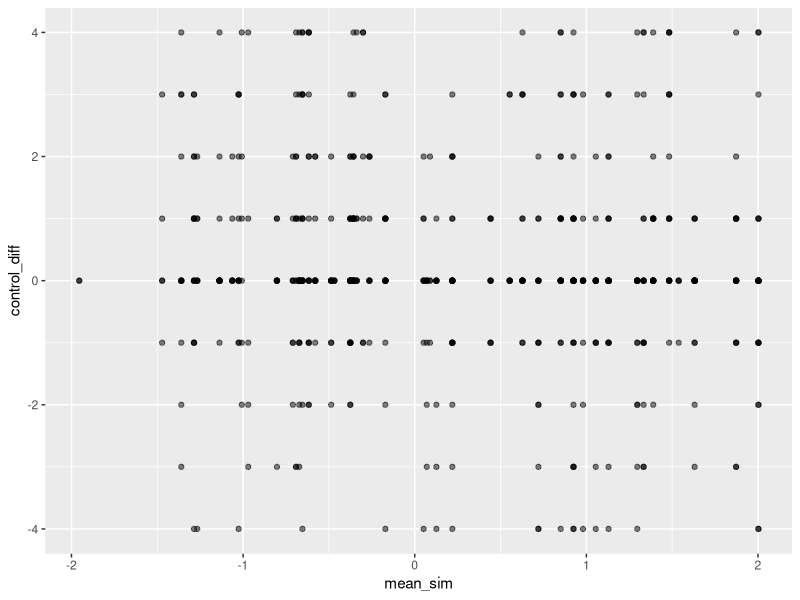
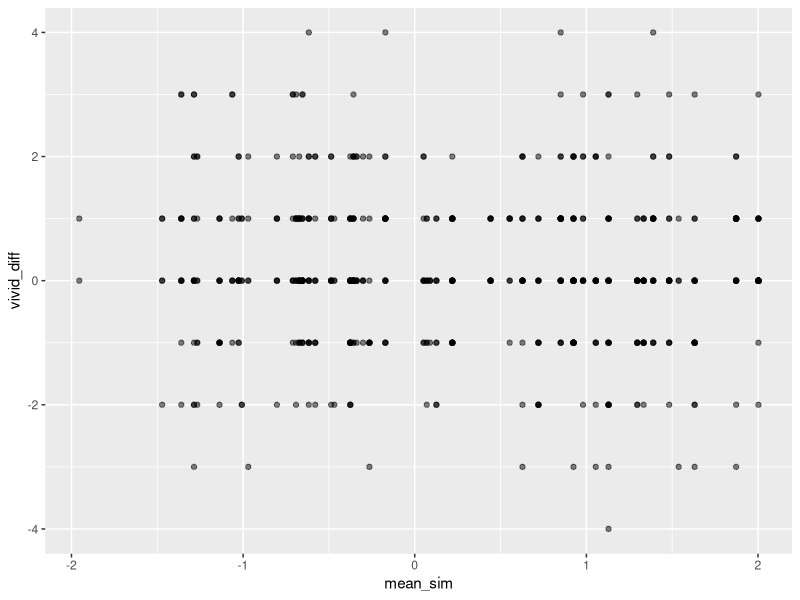
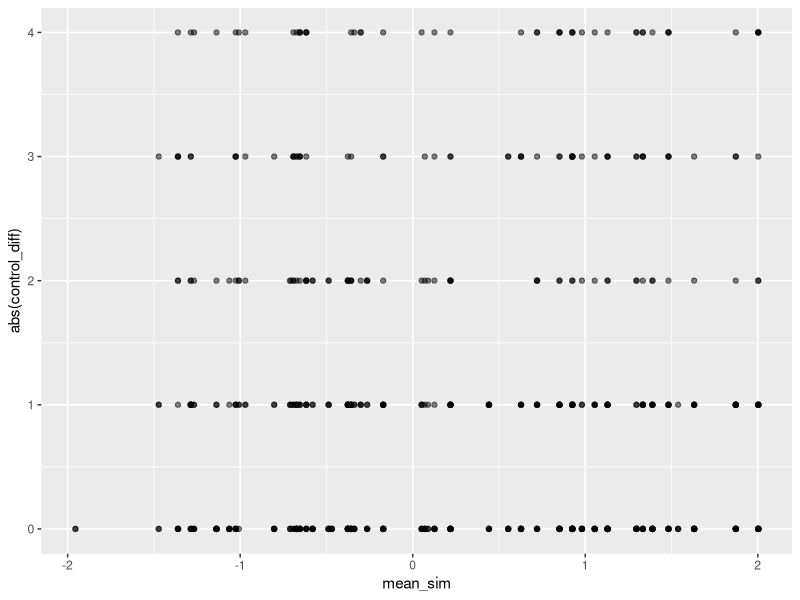
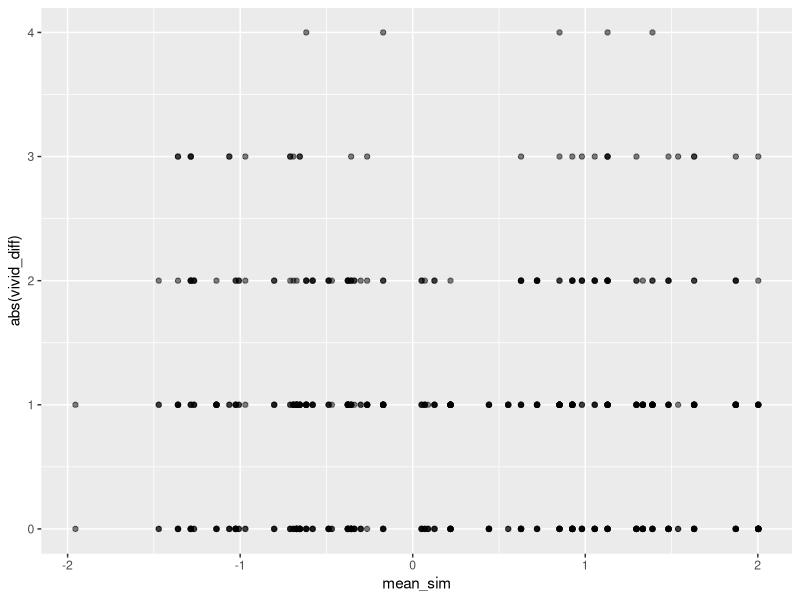
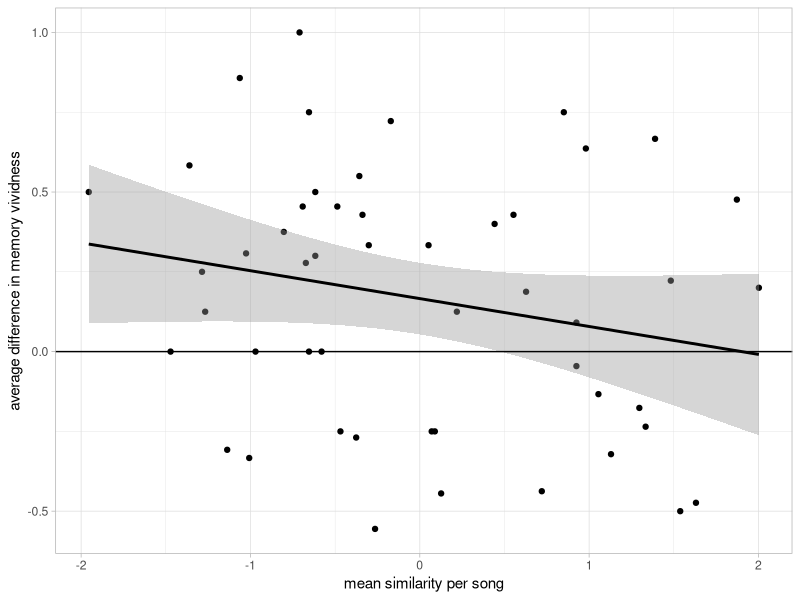
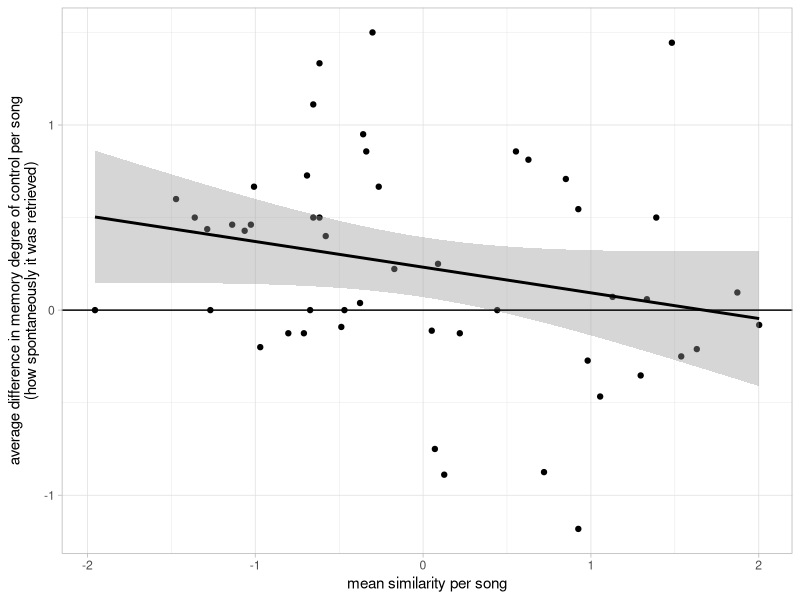

Write R code to recreate these figures, in order.
## ---- chunk 1
knitr::opts_chunk$set(echo = FALSE, message = FALSE)
## ---- chunk 2
library(tidyverse)
library(magrittr)
library(lme4)
library(lmerTest)
## ---- chunk 3
data <- read_csv('../../data/processed/dense/joined_with_features/memory_pairs.csv')
## ---- chunk 4
by_song <- read_csv('../../data/processed/dense/joined_with_features/similarity_and_scaled_feature_differences.csv')
## ---- chunk 5
ggplot(data, aes(x = mean_sim, y = control_diff)) +
  geom_point(alpha = 0.5)
## ---- chunk 6
ggplot(data, aes(x = mean_sim, y = vivid_diff)) +
  geom_point(alpha = 0.5)
## ---- chunk 7
ggplot(data, aes(x = mean_sim, y = abs(control_diff))) +
  geom_point(alpha = 0.5)
## ---- chunk 8
ggplot(data, aes(x = mean_sim, y = abs(vivid_diff))) +
  geom_point(alpha = 0.5)
## ---- chunk 9
summary(lmer(control_diff ~ mean_sim + (1 | internal_id) + (1 | song_id),
             data))
## ---- chunk 10
summary(lmer(vivid_diff ~ mean_sim + (1 | internal_id) + (1 | song_id),
             data))
## ---- chunk 11
data_by_song_vividness <- data %>%
  group_by(song_id) %>%
  summarize(avg_vivid_diff = mean(vivid_diff),
            count = n()) 

data_by_song_control <- data %>%
  group_by(song_id) %>%
  summarize(avg_control_diff = mean(control_diff),
            count = n())  
## ---- chunk 12
data_by_song_vividness %<>%
  left_join(., by_song, by = join_by(song_id))

data_by_song_control %<>%
  left_join(., by_song, by = join_by(song_id))
## ---- chunk 13
summary(lm(avg_vivid_diff ~ mean_sim, data_by_song_vividness))
## ---- chunk 14
ggplot(data_by_song_vividness, aes(x = mean_sim, y = avg_vivid_diff)) +
  geom_point() +
  #geom_point(aes(size = count), alpha = 0.75) +
  geom_smooth(method = "lm", color = 'black') +
  geom_hline(aes(yintercept = 0)) +
  theme_light() +
  xlab('mean similarity per song') +
  ylab('average difference in memory vividness')
#ggsave('../figures/similarity_vividness.png', width = 7, height = 5)
## ---- chunk 15
summary(lm(avg_control_diff ~ mean_sim, data_by_song_control))
## ---- chunk 16
ggplot(data_by_song_control, aes(x = mean_sim, y = avg_control_diff)) +
  #geom_point(aes(size = count), alpha = 0.75) +
  geom_point() +
  geom_smooth(method = "lm", color = 'black') +
  geom_hline(aes(yintercept = 0)) +
  theme_light() +
  xlab('mean similarity per song') +
  ylab('average difference in memory degree of control per song\n(how spontaneously it was retrieved)')
#ggsave('../figures/similarity_control.png', width = 7, height = 5)
